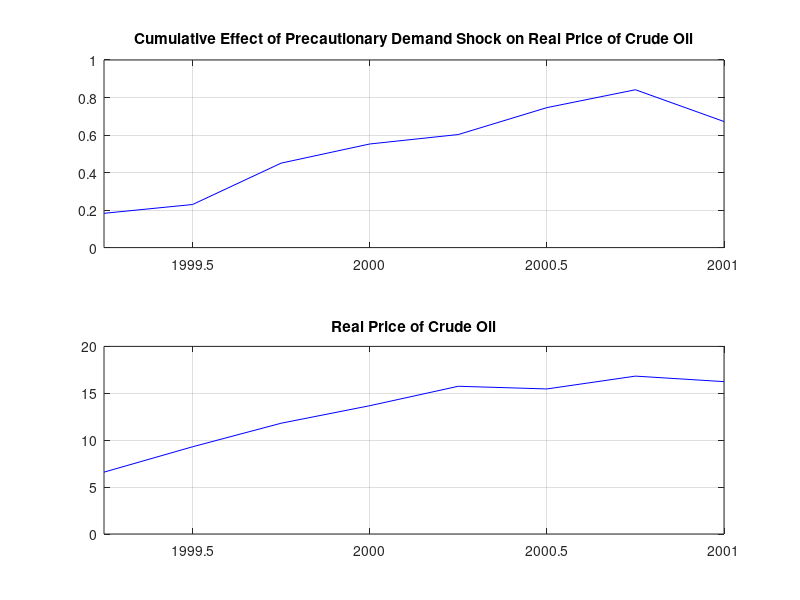

Reproduce this figure in MATLAB.
clear all;

global t

load oil.txt; o=oil; [t,q]=size(o);

load oilsup.txt; x=oilsup; [t,q]=size(x);
load oilad.txt; y=oilad; [t,q]=size(y);
load oildd.txt; z=oildd; [t,q]=size(z);

p=0

irfsup = x(:,1)
oilsup = x(:,2)
irfsup = transpose(irfsup)
oilsup = transpose(oilsup)

irfad = y(:,1)
oilad = y(:,2)
irfad = transpose(irfad)
oilad = transpose(oilad)

irfdd = z(:,1)
oildd = z(:,2)
irfdd = transpose(irfdd)
oildd = transpose(oildd)

time=(1999+1/4:1/4:2000+4/4)';

xhat=zeros(t-p,1); yhat=zeros(t-p,1); zhat=zeros(t-p,1);
for i=1:t-p
    xhat(i,:)=dot(irfsup(1,1:i),oilsup(1,i:-1:1));
    yhat(i,:)=dot(irfad(1,1:i),oilad(1,i:-1:1));
    zhat(i,:)=dot(irfdd(1,1:i),oildd(1,i:-1:1));
end;

% Contribution to real price of oil
time=1999+1/4:1/4:2000+4/4;

subplot(2,1,1)
plot(time,zhat,'b-');
title('Cumulative Effect of Precautionary Demand Shock on Real Price of Crude Oil')
axis([1999+1/4 2000+4/4 0 +1])
grid on

subplot(2,1,2)
plot(time,oil,'b-');
title('Real Price of Crude Oil')
axis([1999+1/4 2000+4/4 0 +20])
grid on

